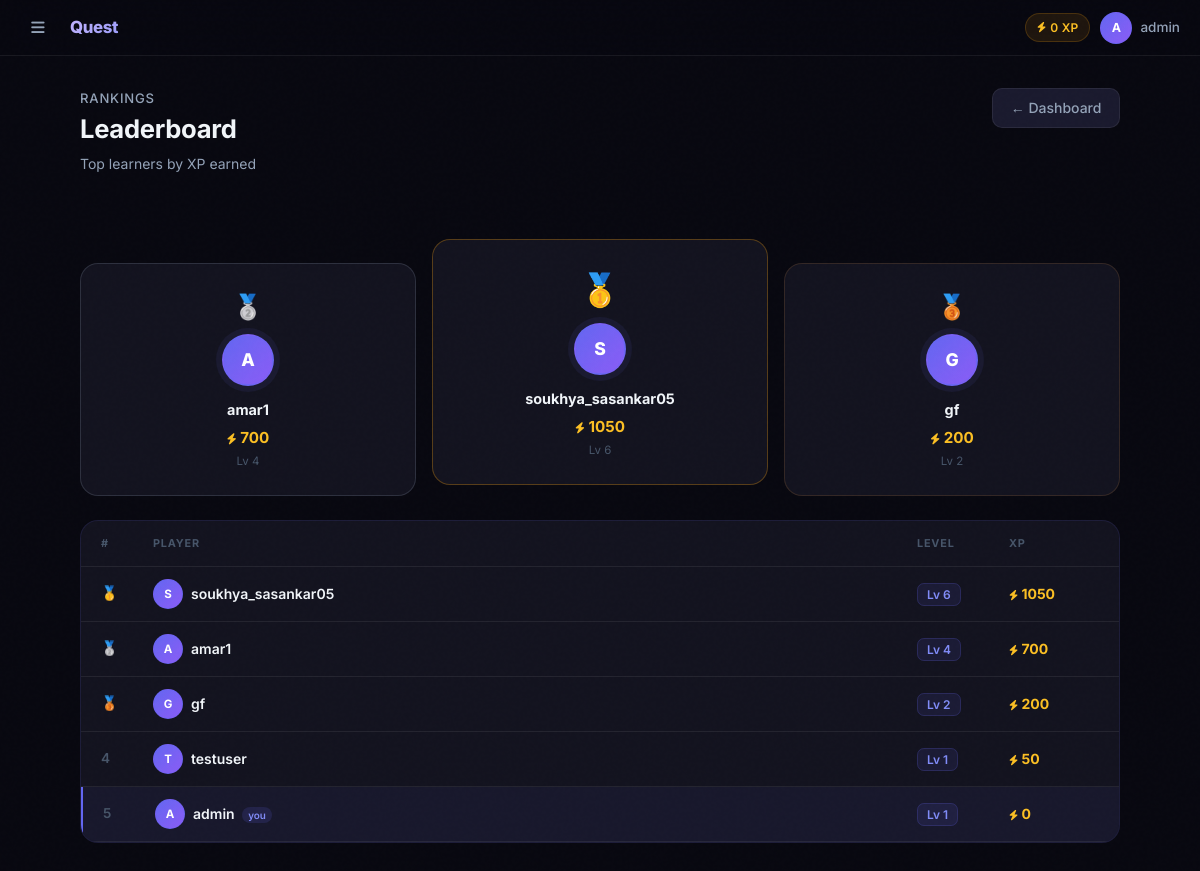
The page /leaderboard/ (signed in) on the database its author committed.
### quests/models.py (models this page shows, shortened)
class UserProfile(models.Model):
    user    = models.OneToOneField(User, on_delete=models.CASCADE)
    xp      = models.IntegerField(default=0)
    level   = models.IntegerField(default=1)
    streak  = models.IntegerField(default=0)

### quests/views.py (the view)
# urls.py: path('leaderboard/',                  views.leaderboard,    name='leaderboard'),
@login_required
def leaderboard(request):
    profiles = UserProfile.objects.select_related('user').order_by('-xp')[:10]
    return render(request, 'leaderboard.html', {'profiles': profiles})

### quests/templates/leaderboard.html (shortened to what this page needs)
{% extends 'base.html' %}
{% block content %}
<div class="d-flex align-items-start justify-content-between mb-5 flex-wrap gap-3">
  <div>
    <p style="color:var(--text-2);font-size:.82rem;font-weight:500;text-transform:uppercase;letter-spacing:.8px;margin-bottom:.3rem;">Rankings</p>
    <h1 class="page-title" style="font-size:1.6rem;">Leaderboard</h1>
    <p class="page-sub">Top learners by XP earned</p>
  </div>
  <a href="{% url 'dashboard' %}" class="btn-ghost">← Dashboard</a>
</div>
{% if profiles %}
<div class="row g-3 mb-4 justify-content-center">
  {% for p in profiles|slice:":3" %}
  <div class="col-sm-4" style="order:{% if forloop.counter == 1 %}2{% elif forloop.counter == 2 %}1{% else %}3{% endif %};">
    <div class="card p-4 text-center {% if p.user == request.user %}card-glow{% endif %}"
         style="border-color:{% if forloop.counter == 1 %}rgba(245,158,11,.3){% elif forloop.counter == 2 %}rgba(148,163,184,.2){% else %}rgba(180,120,60,.2){% endif %};
                {% if forloop.counter == 1 %}margin-top:0;{% else %}margin-top:1.5rem;{% endif %}">
      <div style="font-size:{% if forloop.counter == 1 %}2rem{% else %}1.5rem{% endif %};margin-bottom:.5rem;">
        {% if forloop.counter == 1 %}🥇{% elif forloop.counter == 2 %}🥈{% else %}🥉{% endif %}
      </div>
      <div class="avatar-xl" style="width:52px;height:52px;font-size:1.1rem;margin:0 auto .75rem;">{{ p.user.username|first|upper }}</div>
      <div style="font-weight:700;font-size:.9rem;color:var(--text);">
        {{ p.user.username }}
      </div>
      <div style="color:var(--amber-2);font-weight:700;font-size:.95rem;margin-top:.3rem;"><i class="fas fa-bolt" style="font-size:.7rem;"></i> {{ p.xp }}</div>
      <div style="color:var(--text-3);font-size:.72rem;margin-top:2px;">Lv {{ p.level }}</div>
    </div>
  </div>
  {% endfor %}
</div>
{% endif %}
<div class="card" style="border-color:rgba(99,102,241,.12);overflow:hidden;">
  <div style="padding:.875rem 1.25rem;border-bottom:1px solid var(--border);display:grid;grid-template-columns:40px 1fr 80px 90px;gap:.75rem;align-items:center;">
    <div style="color:var(--text-3);font-size:.68rem;font-weight:700;text-transform:uppercase;letter-spacing:.8px;">#</div>
    <div style="color:var(--text-3);font-size:.68rem;font-weight:700;text-transform:uppercase;letter-spacing:.8px;">Player</div>
    <div style="color:var(--text-3);font-size:.68rem;font-weight:700;text-transform:uppercase;letter-spacing:.8px;">Level</div>
    <div style="color:var(--text-3);font-size:.68rem;font-weight:700;text-transform:uppercase;letter-spacing:.8px;">XP</div>
  </div>
  {% for p in profiles %}
  <div style="padding:.75rem 1.25rem;border-bottom:1px solid var(--border);display:grid;grid-template-columns:40px 1fr 80px 90px;gap:.75rem;align-items:center;
    {% if p.user == request.user %}background:rgba(99,102,241,.06);border-left:2px solid var(--indigo);{% endif %}
    transition:background .15s;"
    onmouseover="this.style.background='rgba(255,255,255,.02)'" onmouseout="this.style.background='{% if p.user == request.user %}rgba(99,102,241,.06){% else %}transparent{% endif %}'">
    <div style="font-size:.85rem;font-weight:600;color:var(--text-3);">
      {% if forloop.counter == 1 %}🥇
      {% elif forloop.counter == 2 %}🥈
      {% elif forloop.counter == 3 %}🥉
      {% else %}{{ forloop.counter }}{% endif %}
    </div>
    <div class="d-flex align-items-center gap-2">
      <div class="avatar" style="width:30px;height:30px;font-size:.72rem;">{{ p.user.username|first|upper }}</div>
      <span style="font-weight:600;font-size:.875rem;color:var(--text);">
        {{ p.user.username }}
        {% if p.user == request.user %}<span style="background:rgba(99,102,241,.15);color:var(--indigo-2);font-size:.62rem;padding:2px 6px;border-radius:99px;font-weight:600;margin-left:4px;">you</span>{% endif %}
      </span>
    </div>
    <div>
      <span style="background:rgba(99,102,241,.1);color:var(--indigo-2);border:1px solid rgba(99,102,241,.2);padding:3px 9px;border-radius:7px;font-size:.75rem;font-weight:600;">Lv {{ p.level }}</span>
    </div>
    <div style="color:var(--amber-2);font-weight:700;font-size:.875rem;">
      <i class="fas fa-bolt" style="font-size:.65rem;"></i> {{ p.xp }}
    </div>
  </div>
  {% empty %}
  <div class="text-center py-5" style="color:var(--text-2);font-size:.875rem;">
    No players yet — be the first 🚀
  </div>
  {% endfor %}
</div>
{% endblock %}

### quests/templates/base.html (shortened to what this page needs)
<!DOCTYPE html>
<html lang="en">
<head>
  <link href="https://cdn.jsdelivr.net/npm/bootstrap@5.3.0/dist/css/bootstrap.min.css" rel="stylesheet">
  <link href="https://cdnjs.cloudflare.com/ajax/libs/font-awesome/6.4.0/css/all.min.css" rel="stylesheet">
</head>
<body>
<header class="topbar">
  {% if user.is_authenticated %}
  <button class="hamburger" id="sbToggle" aria-label="Menu">
    <i class="fas fa-bars"></i>
  </button>
  {% endif %}
  <a class="topbar-brand" href="{% url 'home' %}">Quest<span>Learn</span></a>
  <div class="topbar-right">
    {% if user.is_authenticated %}
      <span class="xp-chip d-none d-sm-flex align-items-center gap-1">
        <i class="fas fa-bolt" style="font-size:.65rem;"></i> {{ user.userprofile.xp }} XP
      </span>
      <div class="dropdown">
        <a href="#" class="dropdown-toggle d-flex align-items-center gap-2" data-bs-toggle="dropdown">
          <div class="avatar">{{ user.username|first|upper }}</div>
          <span class="d-none d-md-inline" style="color:var(--text-2);font-size:.845rem;font-weight:500;">{{ user.username }}</span>
        </a>
      </div>
    {% else %}
      <a href="{% url 'login' %}" class="btn-ghost btn-sm">Sign in</a>
      <a href="{% url 'signup' %}" class="btn-primary-ql btn-sm">Get started</a>
    {% endif %}
  </div>
</header>
<div class="main-wrap">
  <div class="page fade-up">
    {% block content %}{% endblock %}
  </div>
</div>
</body>
</html>

### quests/templates/base.html (style rules this page uses)
:root { --bg: #080810; --bg-2: #0d0d1a; --bg-3: #111120; --surface: #13131f; --surface-2: #1a1a2e; --border: rgba(255,255,255,.07); --border-2: rgba(255,255,255,.12); --indigo: #6366f1; --indigo-2: #818cf8; --violet: #8b5cf6; --violet-2: #a78bfa; --amber: #f59e0b; --amber-2: #fbbf24; --emerald: #10b981; --emerald-2: #34d399; --rose: #f43f5e; --rose-2: #fb7185; --text: #f1f5f9; --text-2: #94a3b8; --text-3: #475569; --sidebar-w: 260px; --topbar-h: 56px; --radius: 12px; --radius-lg: 18px; }
*, *::before, *::after { box-sizing: border-box; margin: 0; padding: 0; }
html { scroll-behavior: smooth; }
body { background: var(--bg); color: var(--text); font-family: 'Inter', system-ui, sans-serif; font-size: 15px; line-height: 1.6; min-height: 100vh; overflow-x: hidden; -webkit-font-smoothing: antialiased; }
a { text-decoration: none; color: inherit; }
body::after { content: ''; position: fixed; inset: 0; pointer-events: none; z-index: 9999; opacity: .4; }
.topbar { position: fixed; top: 0; left: 0; right: 0; height: var(--topbar-h); background: rgba(8,8,16,.85); backdrop-filter: blur(24px) saturate(180%); -webkit-backdrop-filter: blur(24px) saturate(180%); border-bottom: 1px solid var(--border); display: flex; align-items: center; padding: 0 1.25rem; gap: .875rem; z-index: 900; }
.topbar-brand { font-size: 1.05rem; font-weight: 800; letter-spacing: -.4px; background: linear-gradient(135deg, #c4b5fd, #818cf8); -webkit-background-clip: text; -webkit-text-fill-color: transparent; background-clip: text; white-space: nowrap; }
.topbar-brand span { opacity: .5; font-weight: 400; }
.hamburger { background: none; border: none; cursor: pointer; width: 36px; height: 36px; border-radius: 9px; color: var(--text-2); font-size: .95rem; display: flex; align-items: center; justify-content: center; transition: background .15s, color .15s; flex-shrink: 0; }
.topbar-right { margin-left: auto; display: flex; align-items: center; gap: .625rem; }
.xp-chip { background: rgba(245,158,11,.1); border: 1px solid rgba(245,158,11,.2); color: var(--amber-2); padding: 4px 11px; border-radius: 99px; font-size: .75rem; font-weight: 600; letter-spacing: .2px; }
.avatar { width: 32px; height: 32px; border-radius: 50%; background: linear-gradient(135deg, var(--indigo), var(--violet)); display: flex; align-items: center; justify-content: center; font-weight: 700; font-size: .78rem; color: #fff; border: 1.5px solid rgba(99,102,241,.35); flex-shrink: 0; }
.avatar-xl { width: 88px; height: 88px; border-radius: 50%; background: linear-gradient(135deg, var(--indigo), var(--violet)); display: flex; align-items: center; justify-content: center; font-weight: 800; font-size: 2rem; color: #fff; border: 2px solid rgba(99,102,241,.3); box-shadow: 0 0 0 6px rgba(99,102,241,.08); margin: 0 auto; }
.main-wrap { padding-top: var(--topbar-h); min-height: 100vh; position: relative; z-index: 1; }
.page { max-width: 1080px; margin: 0 auto; padding: 2rem 1.25rem; }
.card { background: var(--surface); border: 1px solid var(--border); border-radius: var(--radius-lg); transition: border-color .2s, box-shadow .2s, transform .2s; }
.btn-ghost { background: var(--surface-2); color: var(--text-2); border: 1px solid var(--border); border-radius: 10px; font-weight: 500; font-size: .875rem; padding: .5rem 1.1rem; transition: all .15s; cursor: pointer; display: inline-flex; align-items: center; gap: .4rem; }
.dropdown-toggle::after { display: none; }
.page-title { font-size: 1.35rem; font-weight: 700; color: var(--text); letter-spacing: -.3px; }
.page-sub { font-size: .875rem; color: var(--text-2); margin-top: 2px; }
.fade-up { animation: fadeUp .35s ease both; }

### rows shown on the page
UserProfile: user.username|first "S", user.username "soukhya_sasankar05", xp "1050", level "6"
UserProfile: user.username|first "A", user.username "amar1", xp "700", level "4"
UserProfile: user.username|first "G", user.username "gf", xp "200", level "2"
UserProfile: user.username|first "T", user.username "testuser", level "1", xp "50"
UserProfile: user.username|first "A", user.username "admin", shows "you", level "1", xp "0"

### other values the page prints
{{ user.userprofile.xp }} "0"
{{ user.username|first|upper }} "A"
{{ user.username }} "admin"
